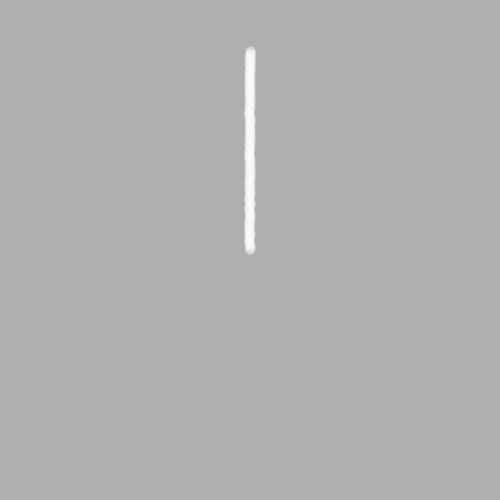
Frame 1 (no input)
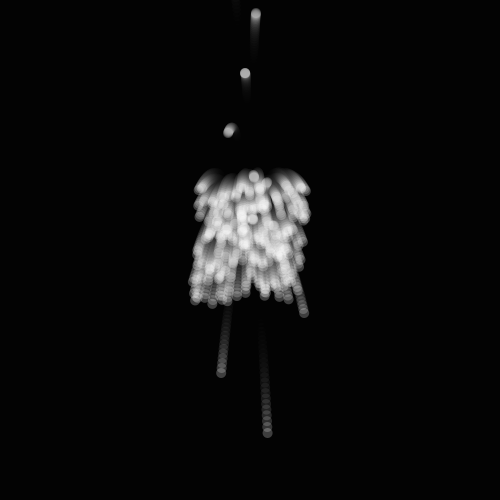
Frame 60 (the mouse pressed at the canvas centre just before this capture)
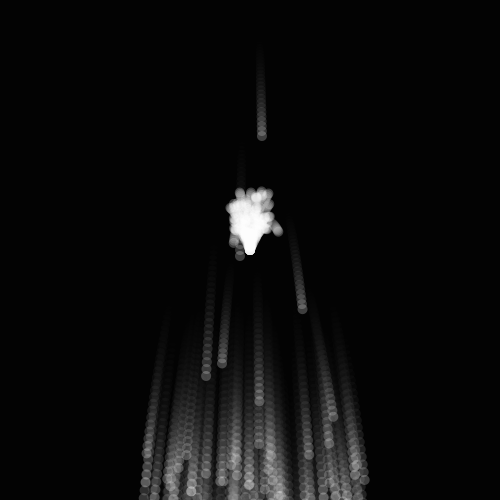
Frame 120 (the mouse held since frame 60 and released just before this capture)

The Processing sketch that drew these frames (run headless with seeded random() and noise(); from frame 60 on, the mouse is pressed at the canvas centre):

// Processing sketch: D
// ── D.pde
// Requires Particle and GenParticle classes
int numParticles = 200;
GenParticle[] p = new GenParticle[numParticles];

void setup() { 
  size(500, 500); 
  noStroke(); 
  smooth();
  
  for (int i = 0; i < p.length; i++) {
  float velX = random(-1, 1);
  float velY = -i;
  // Inputs: x, y, x-velocity, y-velocity,
  // radius, origin x, origin y
  p[i] = new GenParticle(width/2, height/2, velX, velY,
                                       5.0, width/2, height/2);
  } 
}

void draw() {
  fill(0, 36);
  rect(0, 0, width, height);
  fill(255, 60);
  for (int i = 0; i < p.length; i++) {
    p[i].update();
    p[i].regenerate();
    p[i].display(); 
  } 
}


class GenParticle extends Particle {
  float originX, originY;
  GenParticle(int xIn, int yIn, float vxIn, float vyIn,
              float r, float ox, float oy) {
    super(xIn, yIn, vxIn, vyIn, r);
    originX = ox;
    originY = oy;
  }

  void regenerate() {
    if ((x > width+radius) || (x < -radius) || 
        (y > height+radius) || (y < -radius)) {
       
        x = originX;
        y  = originY;
        vx = random(-1.0, 1.0);
        vy = random(-4.0, -2.0);
      }
  }

}

class Particle {
  float x, y;
  float vx, vy;
  float radius;
  float gravity = 0.1;
// The x- and y-coordinates
// The x- and y-velocities
// Particle radius
  Particle(int xpos, int ypos, float velx, float vely, float r) {
    x = xpos;
    y = ypos;
    vx = velx;
  vy = vely;
  radius = r; }
  void update() {
    vy = vy + gravity;
    y += vy;
    x += vx;
  }
  
  void display() {
    ellipse(x, y, radius*2, radius*2);
  } 
}
